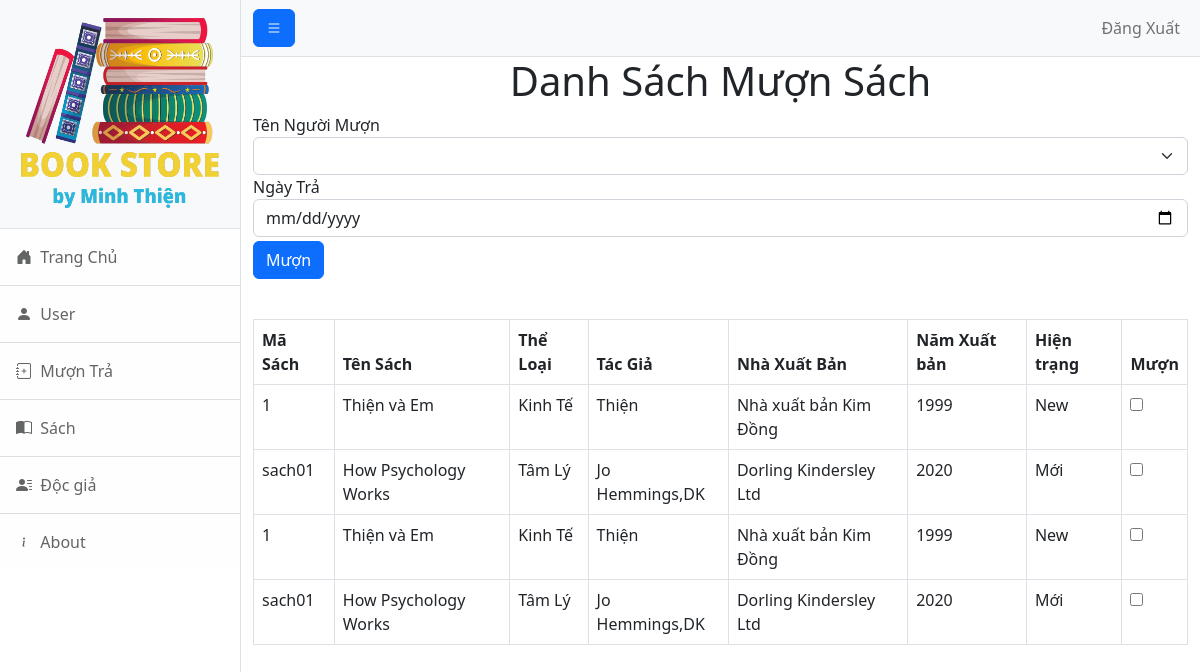
/thuvien/MUONTRA/vaymuon.php, run on an earlier commit of the app's database.
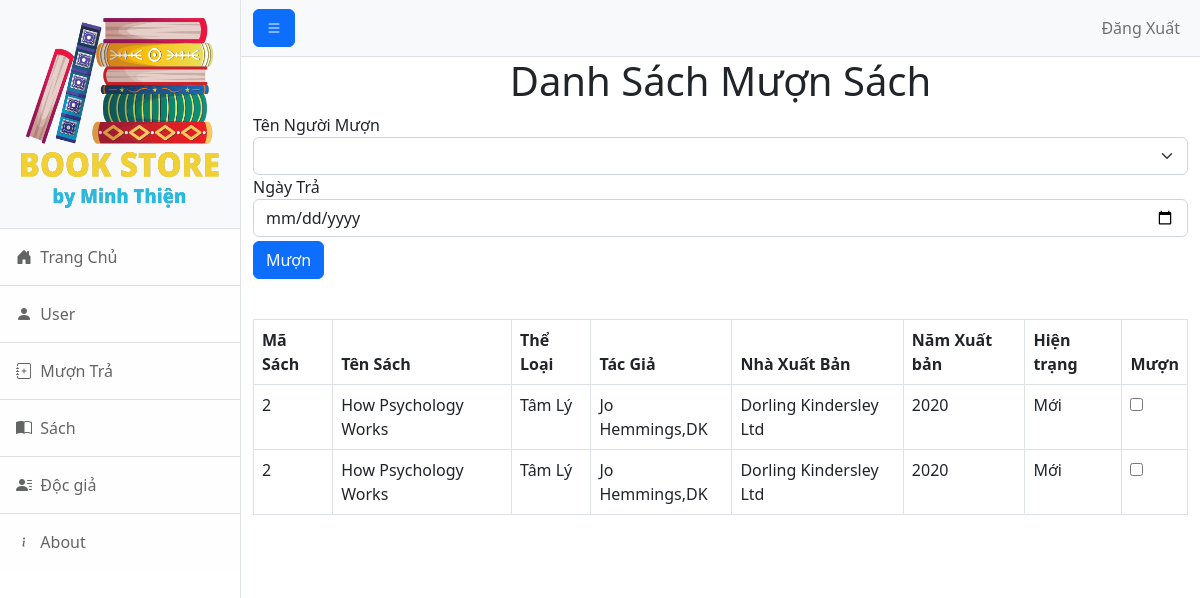
And on a later commit of the database.
### tables this page shows
CREATE TABLE `sach` (
  `masach` varchar(10) NOT NULL,
  `tensach` varchar(50) NOT NULL,
  `matheloai` varchar(10) NOT NULL,
  `tacgia` varchar(50) NOT NULL,
  `manxb` varchar(10) NOT NULL,
  `namxuatban` year(4) NOT NULL,
  `hientrang` varchar(20) NOT NULL
);

CREATE TABLE `theloai` (
  `matheloai` varchar(10) NOT NULL,
  `tentheloai` varchar(50) NOT NULL
);

CREATE TABLE `nhaxuatban` (
  `manxb` varchar(10) NOT NULL,
  `tennxb` varchar(50) NOT NULL,
  `diachinxb` varchar(100) NOT NULL,
  `emailnxb` varchar(50) NOT NULL,
  `infonxb` varchar(100) NOT NULL
);

### thuvien/MUONTRA/vaymuon.php (the view, shortened to what this page needs)
<!DOCTYPE html>
<html lang="en">
<head>
    <link href="css/styles.css" rel="stylesheet" />
</head>
<body>
    <div class="d-flex" id="wrapper">
        <div class="border-end bg-white" id="sidebar-wrapper">
            <div class="sidebar-heading border-bottom bg-light"><img height="200px" width="200px" src="img/logo.png"></div>
            <div class="list-group list-group-flush">
                <a class="bi bi-house-door-fill list-group-item list-group-item-action list-group-item-light p-3" href="../home.php"> &nbspTrang Chủ</a>
                <a class="bi bi-person-fill list-group-item list-group-item-action list-group-item-light p-3" href="../admin.php"> &nbspUser</a>
                <a class="bi bi-journal-plus list-group-item list-group-item-action list-group-item-light p-3" href="vaymuon.php"> &nbspMượn Trả</a>
                <a class="bi bi-book-half list-group-item list-group-item-action list-group-item-light p-3" href="../Sach/book.php"> &nbspSách</a>
                <a class="bi bi-person-lines-fill list-group-item list-group-item-action list-group-item-light p-3" href="#!"> &nbspĐộc giả</a>
                <a class="bi bi-info list-group-item list-group-item-action list-group-item-light p-3" href="#!"> &nbspAbout</a>
            </div>
        </div>
        <div id="page-content-wrapper">
            <nav class="navbar navbar-expand-lg navbar-light bg-light border-bottom">
                <div class="container-fluid">
                    <button class="bi bi-list btn btn-primary" id="sidebarToggle"></button>
                    <div class="collapse navbar-collapse" id="navbarSupportedContent">
                        <ul class="navbar-nav ms-auto mt-2 mt-lg-0">
                            <li class="nav-item "><a class="nav-link" href="../logout.php">Đăng Xuất</a></li>
                        </ul>
                    </div>
                </div>
            </nav>
            <form action="" method="post">
                <div class="container-fluid">
                    <h1 class="text-center">Danh Sách Mượn Sách</h1>
                    <form class="p-md-3 mt-2" action="muon.php" method="post">
                        <div class="mb">
                            <div class="control-group">
                                <label class="control-label" for="inputtheloai">Tên Người Mượn</label>
                                <select class="form-select" name="matheloai">
                                    <option></option>
                                    <?php
                                    include("../connect.php");
                                    $cat_query = mysqli_query($connect, "select * from docgia");
                                    while ($cat_row = mysqli_fetch_array($cat_query)) {
                                    ?>
                                        <option value="<?php echo $cat_row['madg']; ?>"><?php echo $cat_row['tendg']; ?></option>
                                    <?php  } ?>
                                </select>
                            </div>
                        </div>
                        <div class="mb-3 ">
                            <div class="control-group">
                                <label class="control-label" for="inputngaytra">Ngày Trả</label>
                                <input type="date" class="form-control range-low-today " placeholder="Ngày Trả" name="ngaytra" />
                            </div>
                            <input class="btn btn-primary mt-1" type="submit" value="Mượn" name="capnhat">
                        </div>
                        <br>
                        <table class="table table-bordered">
                            <thead>
                                <tr>
                                    <th scope="col">Mã Sách</th>
                                    <th scope="col">Tên Sách</th>
                                    <th scope="col">Thể Loại</th>
                                    <th scope="col">Tác Giả</th>
                                    <th scope="col">Nhà Xuất Bản</th>
                                    <th scope="col">Năm Xuất bản</th>
                                    <th scope="col">Hiện trạng</th>
                                    <th scope="col">Mượn</th>
                                </tr>
                            </thead>
                            <tbody>
                                <tr>
                                    <?php
                                    include("../connect.php");
                                    $query = "SELECT * FROM sach,theloai,nhaxuatban,docgia
                                    WHERE sach.matheloai = theloai.matheloai AND sach.manxb = nhaxuatban.manxb   ";
                                    $ketqua = mysqli_query($connect, $query);
                                    while ($row = mysqli_fetch_array($ketqua)) {
                                        echo "<tr>";
                                        echo "<td>" . $row["masach"] . "</td>";
                                        echo "<td>" . $row["tensach"] . "</td>";
                                        echo "<td>" . $row["tentheloai"] . "</td>";
                                        echo "<td>" . $row["tacgia"] . "</td>";
                                        echo "<td>" . $row["tennxb"] . "</td>";
                                        echo "<td>" . $row["namxuatban"] . "</td>";
                                        echo "<td>" . $row["hientrang"] . "</td>";
                                    ?>
                                        <td width="20">
                                            <input id="" class="uniform_on" name="selector[]" type="checkbox" value="<?php echo $id; ?>">
                                        </td>
                                </tr>
                            <?php } ?>
                            </tbody>
                        </table>
                </div>
            </form>
        </div>
    </div>
</body>
</html>

What changed in the data, as far as the page shows it:
removed sach: masach "1", tensach "Thiện và Em", theloai.tentheloai "Kinh Tế", tacgia "Thiện", nhaxuatban.tennxb "Nhà xuất bản Kim Đồng", namxuatban "1999", hientrang "New"
removed sach: masach "sach01", tensach "How Psychology Works", theloai.tentheloai "Tâm Lý", tacgia "Jo Hemmings,DK", nhaxuatban.tennxb "Dorling Kindersley Ltd", namxuatban "2020", hientrang "Mới"
added sach: masach "2", tensach "How Psychology Works", theloai.tentheloai "Tâm Lý", tacgia "Jo Hemmings,DK", nhaxuatban.tennxb "Dorling Kindersley Ltd", namxuatban "2020", hientrang "Mới"
